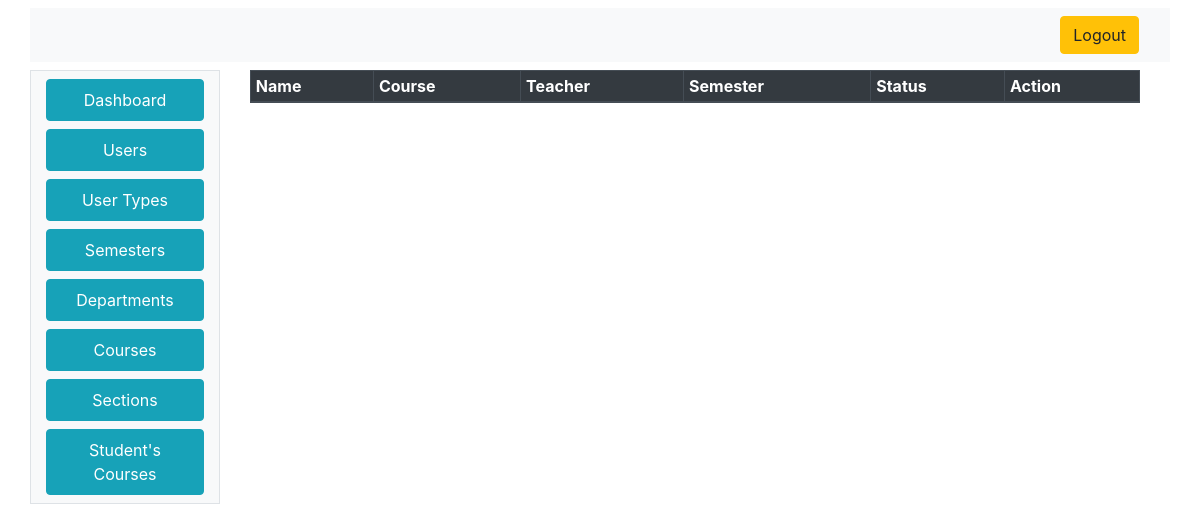
Before: /admin/courseToSections.php?SemesterID=1&CourseID=2 with the older database file.
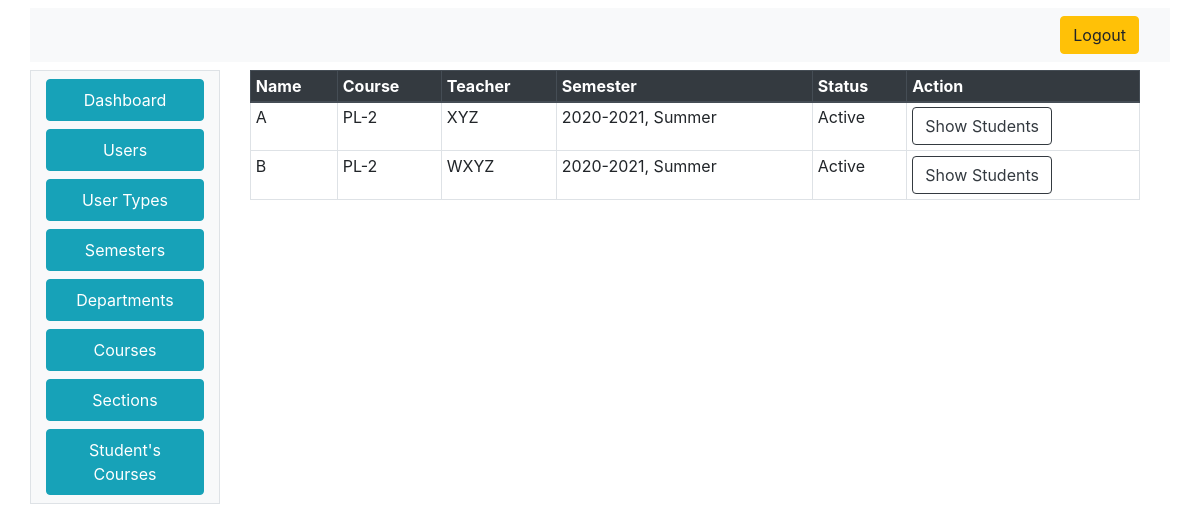
After: the same page with the newer database file.
### tables this page shows
CREATE TABLE `section` (
  `SectionID` int(11) NOT NULL,
  `SectionName` varchar(10) NOT NULL,
  `CourseID` int(11) NOT NULL,
  `TeacherID` int(11) NOT NULL,
  `SemesterID` int(11) NOT NULL,
  `Status` tinyint(1) NOT NULL
);

CREATE TABLE `courses` (
  `CourseID` int(11) NOT NULL,
  `CourseCode` varchar(50) NOT NULL,
  `CourseName` varchar(100) NOT NULL,
  `DepartmentID` int(11) NOT NULL,
  `Status` tinyint(1) NOT NULL
);

CREATE TABLE `users` (
  `UserID` int(11) NOT NULL,
  `UserName` varchar(100) NOT NULL,
  `UserEmail` varchar(50) NOT NULL,
  `Password` varchar(25) NOT NULL,
  `Status` tinyint(1) NOT NULL,
  `UserTypeID` int(11) NOT NULL,
  `DepartmentID` int(11) DEFAULT NULL
);

CREATE TABLE `semester` (
  `SemesterID` int(11) NOT NULL,
  `SemesterTitle` varchar(100) NOT NULL,
  `Status` tinyint(1) NOT NULL
);

### index_model.php (called while the page is built, shortened)
<?php
class IndexModel
{
	public $con;
	public function IndexModel()
	{
		$this->host = "localhost:3306";
		$this->user = "root";
		$this->pass = "";
		$this->dbname = "ams";
		$this->con =  new mysqli($this->host, $this->user, $this->pass, $this->dbname);
	}
	public function getSectionBySemesterIDCourseID($SemesterID, $CourseID)
	{
		$q = "SELECT * FROM `section` LEFT OUTER JOIN users on section.TeacherID=users.UserID LEFT OUTER JOIN courses on courses.CourseID=section.CourseID LEFT OUTER JOIN semester on semester.SemesterID=section.SemesterID where section.CourseID=" . $CourseID . " and section.SemesterID=" . $SemesterID;
		$r = mysqli_query($this->con, $q);
		if ($r == false) {
			return 0;
		} else {
			return $r;
		}
	}
}

### admin/courseToSections.php (the view, shortened to what this page needs)
<html>
<head>
  <link rel="stylesheet" href="css.css">
  <link rel="stylesheet" href="https://stackpath.bootstrapcdn.com/bootstrap/4.4.1/css/bootstrap.min.css">
</head>
<body>
  <div class="container mt-2">
    <div class="row">
      <div class="col-12 mb-2 bg-light">
        <nav class="navbar navbar-expand-lg navbar-light bg-light justify-content-end">
          <a class="btn btn-warning ml-2" href="../logout.php"><i class="fa fa-sign-out" aria-hidden="true"></i>
            Logout
          </a>
        </nav>
      </div>
      <div class="col-2 bg-light border">
        <nav class=" d-none d-md-block bg-light sidebar">
          <?php
          require_once('sidebar.php');
          ?>
        </nav>
      </div>
      <div class="col-10 bg-transparent">
        <div class="container-fluid container-responsive">
          <div class="table-responsive">
            <table class="table  table-sm table-hover table-bordered">
              <thead class="thead-dark">
                <tr>
                  <th scope="col">Name</th>
                  <th scope="col">Course</th>
                  <th scope="col">Teacher</th>
                  <th scope="col">Semester</th>
                  <th scope="col">Status</th>
                  <th scope="col">Action</th>
                </tr>
              </thead>
              <tbody>
                <?php
                require_once('../index_model.php');
                $indObj = new IndexModel();
                $rs = $indObj->getSectionBySemesterIDCourseID($_GET['SemesterID'], $_GET['CourseID']);
                while ($d = mysqli_fetch_assoc($rs)) {
                  echo $str = "<tr><td>" . $d["SectionName"] . "</td><td>" . $d["CourseName"] . "</td><td>" . $d["UserName"] . "</td><td>" . $d["SemesterTitle"] . "</td>";
                  if ($d["Status"] == 1) {
                    echo $str = " <td>Active</td>";
                  } else {
                    echo $str = " <td>Deactivated</td>";
                  }
                  echo  $str = "<td>
                      <a href='students.php?SectionID=" . $d["SectionID"] . "' class='btn btn-outline-dark'>Show Students</a>
                      </td></tr>";
                }
                ?>
              </tbody>
            </table>
          </div>
        </div>
      </div>
    </div>
  </div>
</body>
</html>

Changed rows visible on the page:
added section: SectionName "A", CourseID.CourseName "PL-2", TeacherID.UserName "XYZ", SemesterID.SemesterTitle "2020-2021, Summer"
added section: SectionName "B", CourseID.CourseName "PL-2", TeacherID.UserName "WXYZ", SemesterID.SemesterTitle "2020-2021, Summer"
